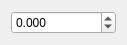
<ui version="4.0" >
 <class>tinyDoubleEdit</class>
 <widget class="QDialog" name="tinyDoubleEdit" >
  <property name="windowModality" >
   <enum>Qt::WindowModal</enum>
  </property>
  <property name="geometry" >
   <rect>
    <x>0</x>
    <y>0</y>
    <width>127</width>
    <height>44</height>
   </rect>
  </property>
  <property name="windowTitle" >
   <string>Dialog</string>
  </property>
  <layout class="QVBoxLayout" name="verticalLayout" >
   <item>
    <widget class="QDoubleSpinBox" name="doubleEditSpinBox" >
     <property name="decimals" >
      <number>3</number>
     </property>
     <property name="minimum" >
      <double>-99.998999999999995</double>
     </property>
     <property name="maximum" >
      <double>99.998999999999995</double>
     </property>
     <property name="singleStep" >
      <double>0.500000000000000</double>
     </property>
    </widget>
   </item>
  </layout>
 </widget>
 <resources/>
 <connections>
  <connection>
   <sender>doubleEditSpinBox</sender>
   <signal>editingFinished()</signal>
   <receiver>tinyDoubleEdit</receiver>
   <slot>accept()</slot>
   <hints>
    <hint type="sourcelabel" >
     <x>63</x>
     <y>21</y>
    </hint>
    <hint type="destinationlabel" >
     <x>63</x>
     <y>21</y>
    </hint>
   </hints>
  </connection>
 </connections>
</ui>
